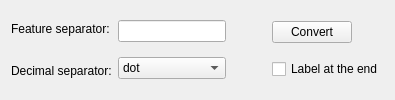
          <widget class="QWidget" name="format_tab">
           <attribute name="title">
            <string>Format</string>
           </attribute>
           <layout class="QHBoxLayout" name="horizontalLayout_8">
            <item>
             <layout class="QHBoxLayout" name="convert_horizontalLayout">
              <item>
               <layout class="QVBoxLayout" name="convert_labels_verticalLayout">
                <item>
                 <widget class="QLabel" name="feature_sep_label">
                  <property name="text">
                   <string>Feature separator:</string>
                  </property>
                  <property name="buddy">
                   <cstring>feature_sep_lineEdit</cstring>
                  </property>
                 </widget>
                </item>
                <item>
                 <widget class="QLabel" name="dec_sep_label">
                  <property name="text">
                   <string>Decimal separator:</string>
                  </property>
                  <property name="buddy">
                   <cstring>dec_sep_comboBox</cstring>
                  </property>
                 </widget>
                </item>
               </layout>
              </item>
              <item>
               <layout class="QVBoxLayout" name="convert_input_verticalLayout">
                <item>
                 <widget class="QLineEdit" name="feature_sep_lineEdit">
                  <property name="inputMethodHints">
                   <set>Qt::ImhNone</set>
                  </property>
                 </widget>
                </item>
                <item>
                 <widget class="QComboBox" name="dec_sep_comboBox">
                  <item>
                   <property name="text">
                    <string>dot</string>
                   </property>
                  </item>
                  <item>
                   <property name="text">
                    <string>comma</string>
                   </property>
                  </item>
                 </widget>
                </item>
               </layout>
              </item>
             </layout>
            </item>
            <item>
             <spacer name="horizontalSpacer_2">
              <property name="orientation">
               <enum>Qt::Horizontal</enum>
              </property>
              <property name="sizeHint" stdset="0">
               <size>
                <width>40</width>
                <height>20</height>
               </size>
              </property>
             </spacer>
            </item>
            <item>
             <layout class="QVBoxLayout" name="convert_verticalLayout">
              <item>
               <widget class="QPushButton" name="convert_pushButton">
                <property name="sizePolicy">
                 <sizepolicy hsizetype="Fixed" vsizetype="Fixed">
                  <horstretch>0</horstretch>
                  <verstretch>0</verstretch>
                 </sizepolicy>
                </property>
                <property name="text">
                 <string>Convert</string>
                </property>
               </widget>
              </item>
              <item>
               <widget class="QCheckBox" name="label_at_end_checkBox">
                <property name="toolTip">
                 <string>&lt;html&gt;&lt;head/&gt;&lt;body&gt;&lt;p&gt;Check if labels are at the end of lines(at the begining by default)&lt;/p&gt;&lt;/body&gt;&lt;/html&gt;</string>
                </property>
                <property name="text">
                 <string>Label at the end</string>
                </property>
               </widget>
              </item>
             </layout>
            </item>
           </layout>
          </widget>
